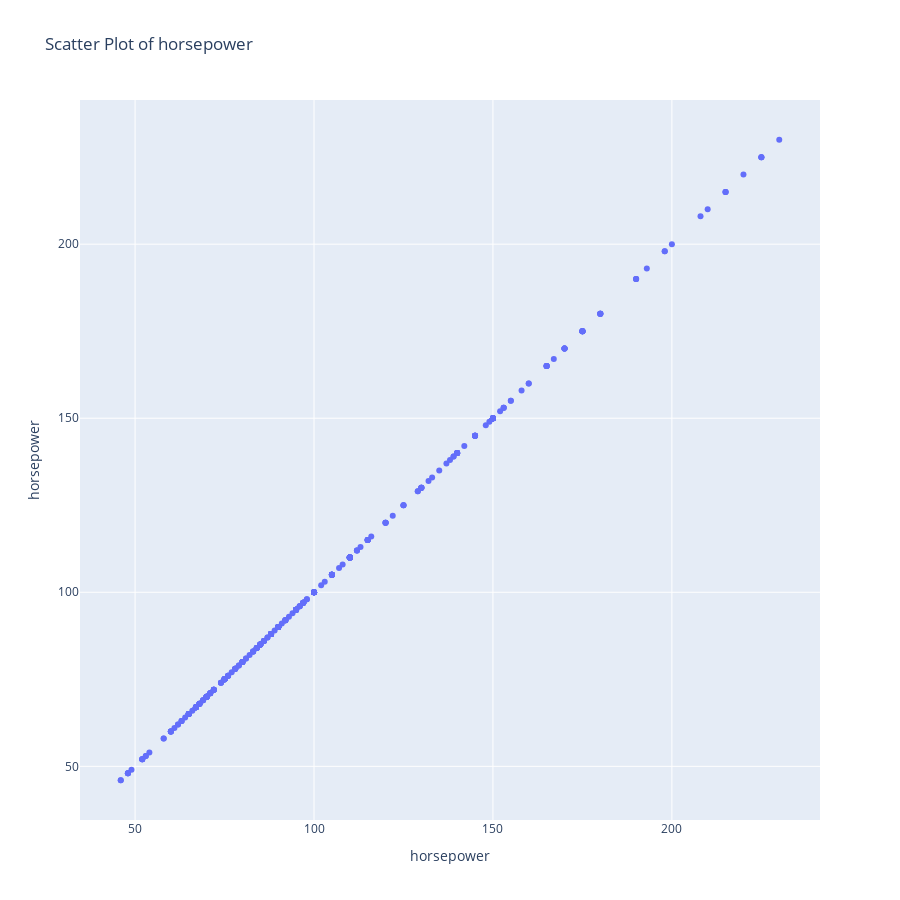
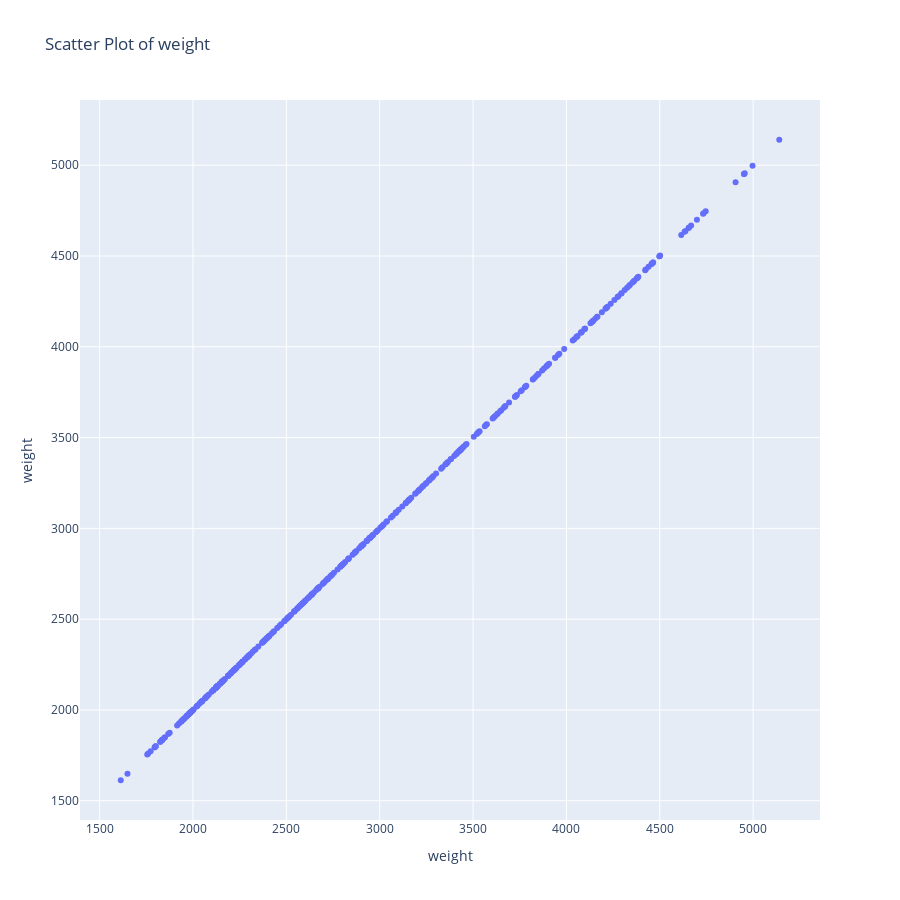
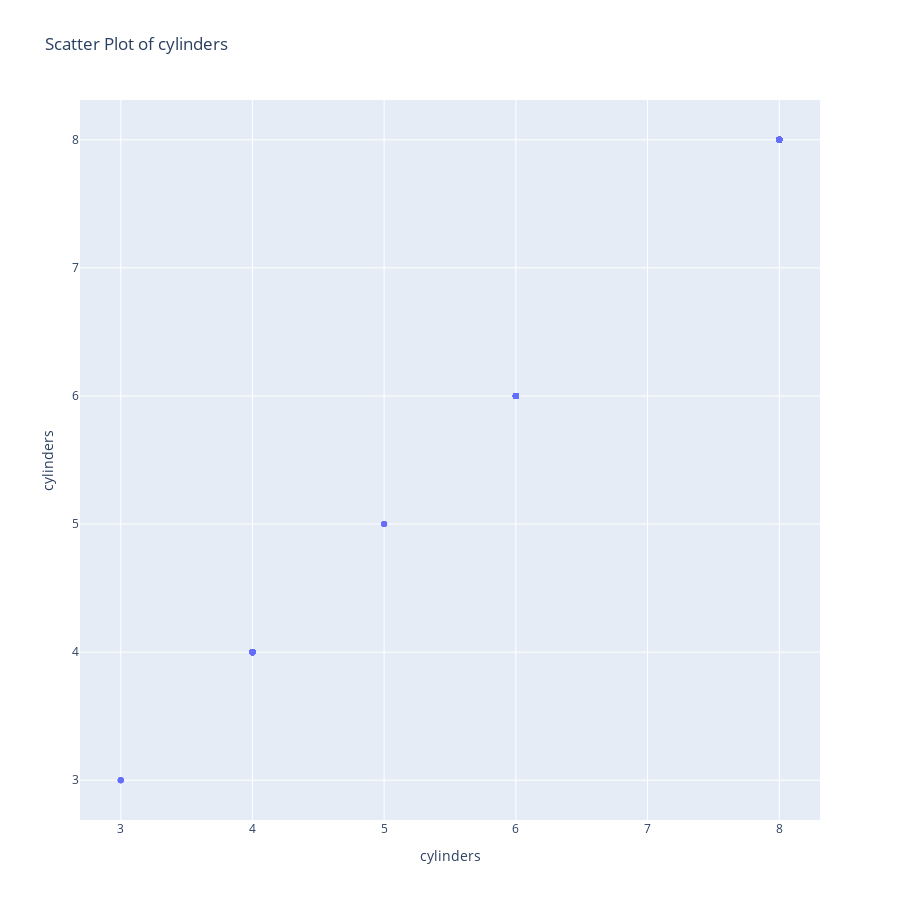
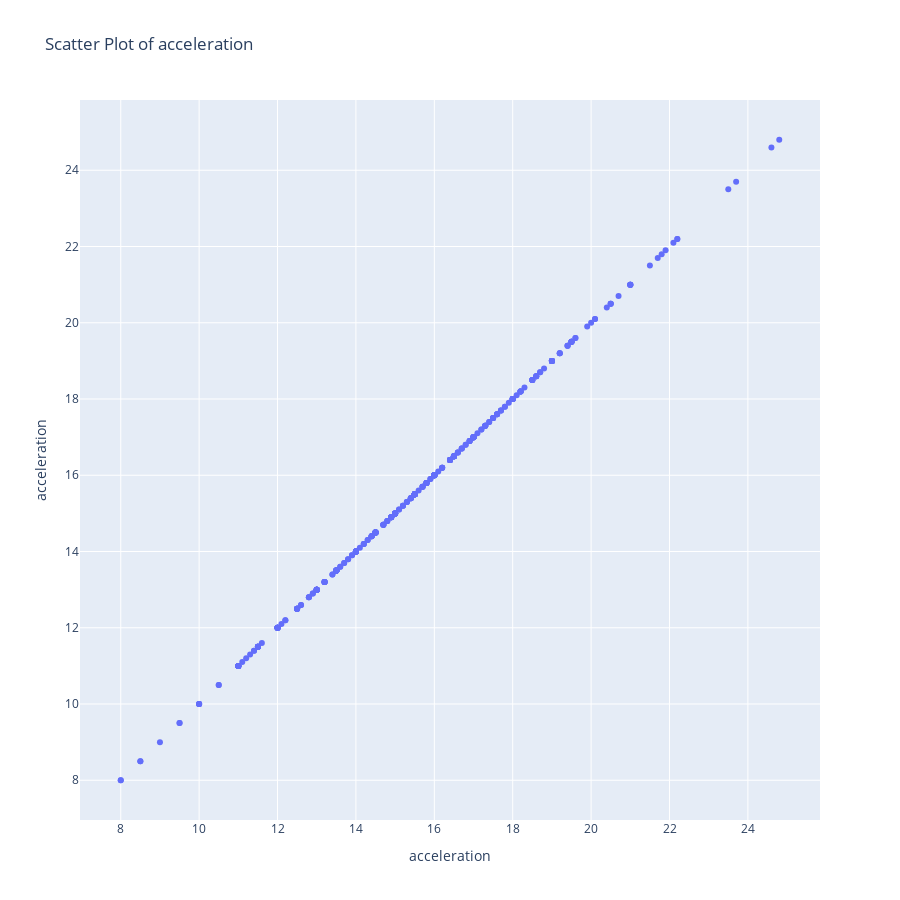

The notebook cell these images were saved under, in order:
### Markdown cell above
### Scatterplots

### Code cell
import plotly.express as px

# Scatter plots for each column's values using plotly for interactivity
for column in columns:
    fig = px.scatter(df, x=column, y=column, title=f'Scatter Plot of {column}')
    fig.update_layout(
        width=900,  # You can adjust the width and height
        height=900,
        xaxis_title=column,
        yaxis_title=column
    )
    fig.show()

### Figure 1 — Plotly figure (JSON) as saved in the notebook; plotly's stock layout.template omitted (floating-point values rounded to 4 significant figures; data arrays with more than 128 entries replaced by an {"elided": "..."} marker saying what was removed)
{"data": [{"hovertemplate": "horsepower=%{y}<extra></extra>", "legendgroup": "", "marker": {"color": "#636efa", "symbol": "circle"}, "mode": "markers", "name": "", "orientation": "v", "showlegend": false, "type": "scatter", "x": {"elided": "406 float values"}, "xaxis": "x", "y": {"elided": "406 float values"}, "yaxis": "y"}], "layout": {"height": 900, "legend": {"tracegroupgap": 0}, "title": {"text": "Scatter Plot of horsepower"}, "width": 900, "xaxis": {"anchor": "y", "domain": [0, 1], "title": {"text": "horsepower"}}, "yaxis": {"anchor": "x", "domain": [0, 1], "title": {"text": "horsepower"}}}}

### Figure 2 — Plotly figure (JSON) as saved in the notebook; plotly's stock layout.template omitted (floating-point values rounded to 4 significant figures; data arrays with more than 128 entries replaced by an {"elided": "..."} marker saying what was removed)
{"data": [{"hovertemplate": "weight=%{y}<extra></extra>", "legendgroup": "", "marker": {"color": "#636efa", "symbol": "circle"}, "mode": "markers", "name": "", "orientation": "v", "showlegend": false, "type": "scatter", "x": {"elided": "406 int values"}, "xaxis": "x", "y": {"elided": "406 int values"}, "yaxis": "y"}], "layout": {"height": 900, "legend": {"tracegroupgap": 0}, "title": {"text": "Scatter Plot of weight"}, "width": 900, "xaxis": {"anchor": "y", "domain": [0, 1], "title": {"text": "weight"}}, "yaxis": {"anchor": "x", "domain": [0, 1], "title": {"text": "weight"}}}}

### Figure 3 — Plotly figure (JSON) as saved in the notebook; plotly's stock layout.template omitted (floating-point values rounded to 4 significant figures; data arrays with more than 128 entries replaced by an {"elided": "..."} marker saying what was removed)
{"data": [{"hovertemplate": "cylinders=%{y}<extra></extra>", "legendgroup": "", "marker": {"color": "#636efa", "symbol": "circle"}, "mode": "markers", "name": "", "orientation": "v", "showlegend": false, "type": "scatter", "x": {"elided": "406 int values"}, "xaxis": "x", "y": {"elided": "406 int values"}, "yaxis": "y"}], "layout": {"height": 900, "legend": {"tracegroupgap": 0}, "title": {"text": "Scatter Plot of cylinders"}, "width": 900, "xaxis": {"anchor": "y", "domain": [0, 1], "title": {"text": "cylinders"}}, "yaxis": {"anchor": "x", "domain": [0, 1], "title": {"text": "cylinders"}}}}

### Figure 4 — Plotly figure (JSON) as saved in the notebook; plotly's stock layout.template omitted (floating-point values rounded to 4 significant figures; data arrays with more than 128 entries replaced by an {"elided": "..."} marker saying what was removed)
{"data": [{"hovertemplate": "acceleration=%{y}<extra></extra>", "legendgroup": "", "marker": {"color": "#636efa", "symbol": "circle"}, "mode": "markers", "name": "", "orientation": "v", "showlegend": false, "type": "scatter", "x": {"elided": "406 float values"}, "xaxis": "x", "y": {"elided": "406 float values"}, "yaxis": "y"}], "layout": {"height": 900, "legend": {"tracegroupgap": 0}, "title": {"text": "Scatter Plot of acceleration"}, "width": 900, "xaxis": {"anchor": "y", "domain": [0, 1], "title": {"text": "acceleration"}}, "yaxis": {"anchor": "x", "domain": [0, 1], "title": {"text": "acceleration"}}}}
